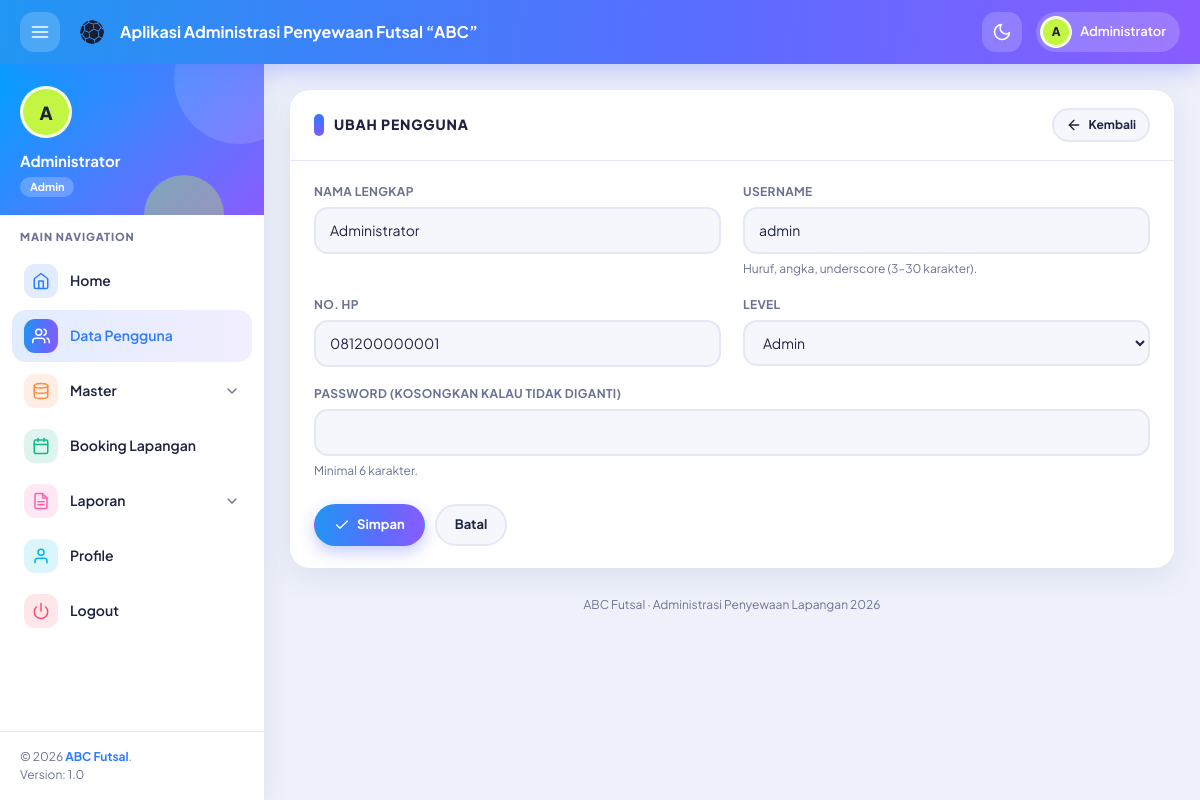
The app's page /index.php?page=pengguna&aksi=ubah&id=1 (signed in) with its own data.
### tables this page shows
CREATE TABLE `pengguna` (
  `id_pengguna` int(11) NOT NULL,
  `nama_lengkap` varchar(100) NOT NULL,
  `username` varchar(30) NOT NULL,
  `password` varchar(255) NOT NULL,
  `no_hp` varchar(20) DEFAULT NULL,
  `level` enum('admin','pelanggan') NOT NULL DEFAULT 'pelanggan',
  `created_at` timestamp NOT NULL DEFAULT current_timestamp()
);

### page/pengguna/ubah.php (called while the page is built, shortened)
<?php
$id = (int)($_GET['id'] ?? 0);
$row = db_one("SELECT * FROM pengguna WHERE id_pengguna = ?", [$id]);
$d = [
    'nama_lengkap' => $row['nama_lengkap'],
    'username' => $row['username'],
    'no_hp' => (string)$row['no_hp'],
    'level' => $row['level'],
];
$edit = true;
$judul_form = 'UBAH PENGGUNA';
include __DIR__ . "/_form.php";

### page/pengguna/_form.php (the view, shortened to what this page needs)
<div class="card">
    <div class="header">
        <h2><?= e($judul_form) ?></h2>
        <div class="header-actions"><a class="btn btn-light btn-sm" href="?page=pengguna"><?= ikon('back') ?> Kembali</a></div>
    </div>
    <div class="body">
        <form method="post" autocomplete="off">
            <div class="form-grid">
                <div class="form-group">
                    <label for="nama_lengkap">Nama Lengkap</label>
                    <input class="form-control" id="nama_lengkap" name="nama_lengkap" value="<?= e($d['nama_lengkap']) ?>" required>
                </div>
                <div class="form-group">
                    <label for="username">Username</label>
                    <input class="form-control" id="username" name="username" value="<?= e($d['username']) ?>" required>
                    <span class="form-hint">Huruf, angka, underscore (3–30 karakter).</span>
                </div>
                <div class="form-group">
                    <label for="no_hp">No. HP</label>
                    <input class="form-control" id="no_hp" name="no_hp" value="<?= e($d['no_hp']) ?>" placeholder="08xxxxxxxxxx">
                </div>
                <div class="form-group">
                    <label for="level">Level</label>
                    <select class="form-control" id="level" name="level">
                        <option value="admin" <?= $d['level'] === 'admin' ? 'selected' : '' ?>>Admin</option>
                    </select>
                </div>
                <div class="form-group full">
                    <label for="password">Password <?= $edit ? '(kosongkan kalau tidak diganti)' : '' ?></label>
                    <input class="form-control" type="password" id="password" name="password" <?= $edit ? '' : 'required' ?> autocomplete="new-password">
                    <span class="form-hint">Minimal 6 karakter.</span>
                </div>
            </div>
            <div class="form-actions">
                <button class="btn btn-primary" type="submit"><?= ikon('check') ?> Simpan</button>
                <a class="btn btn-light" href="?page=pengguna">Batal</a>
            </div>
        </form>
    </div>
</div>

### css/style.css (style rules this page uses)
:root { --bg: #eef1f9; --card: #ffffff; --text: #1d2340; --muted: #6b7394; --line: #e4e8f4; --side: #ffffff; --primary: #2f7bff; --primary-2: #7c5cff; --lime: #c4f542; --pink: #ff5fa8; --ok: #12b886; --warn: #ffb020; --danger: #ff4d6d; --soft: #f5f7fd; --shadow: 0 8px 30px rgba(47, 80, 160, 0.1); --radius: 20px; --nav-h: 64px; --side-w: 264px; --grad: linear-gradient(95deg, #2196f3 0%, #5b6cff 60%, #8a5cff 100%); }
* { box-sizing: border-box; }
html { scroll-behavior: smooth; }
body { margin: 0; font-family: "Plus Jakarta Sans", "Segoe UI", system-ui, -apple-system, Roboto, sans-serif; font-size: 14px; line-height: 1.5; color: var(--text); background: var(--bg); -webkit-font-smoothing: antialiased; }
a { color: var(--primary); text-decoration: none; }
h1, h2, h3, h4 { margin: 0; line-height: 1.25; }
.card { background: var(--card); border-radius: var(--radius); box-shadow: var(--shadow); margin-bottom: 22px; overflow: hidden; }
.card > .header { display: flex; align-items: center; justify-content: space-between; gap: 12px; flex-wrap: wrap; padding: 18px 24px; border-bottom: 1px solid var(--line); }
.card > .header h2 { font-size: 14px; font-weight: 800; letter-spacing: 0.06em; text-transform: uppercase; color: var(--text); display: flex; align-items: center; gap: 10px; }
.card > .header h2::before { content: ""; width: 10px; height: 22px; border-radius: 6px; background: linear-gradient(var(--primary), var(--primary-2)); }
.card > .body { padding: 22px 24px; }
.header-actions { display: flex; gap: 8px; flex-wrap: wrap; }
.btn { display: inline-flex; align-items: center; justify-content: center; gap: 7px; padding: 9px 18px; border-radius: 99px; border: 2px solid transparent; cursor: pointer; font: inherit; font-weight: 700; font-size: 13px; color: #fff; background: var(--primary); transition: transform 0.15s, box-shadow 0.2s, filter 0.2s; }
.btn-primary { background: var(--grad); box-shadow: 0 6px 16px rgba(91, 108, 255, 0.35); color: #fff; }
.btn-light { background: var(--soft); color: var(--text); border-color: var(--line); }
.btn-sm { padding: 6px 12px; font-size: 12px; }
.form-grid { display: grid; grid-template-columns: repeat(2, 1fr); gap: 18px 22px; }
.form-group { display: flex; flex-direction: column; gap: 6px; }
.form-group.full { grid-column: 1 / -1; }
.form-group label { font-weight: 700; font-size: 12px; color: var(--muted); letter-spacing: 0.03em; text-transform: uppercase; }
.form-control { width: 100%; padding: 11px 14px; border-radius: 14px; border: 2px solid var(--line); background: var(--soft); color: var(--text); font: inherit; font-size: 14px; outline: none; transition: border-color 0.2s, box-shadow 0.2s, background 0.2s; }
.form-hint { font-size: 12px; color: var(--muted); }
.form-actions { display: flex; gap: 10px; margin-top: 24px; flex-wrap: wrap; }

### records on screen
pengguna: nama_lengkap "Administrator", username "admin", no_hp "081200000001", level "Admin"

### other values on screen
inisial($user['nama']) "A"
$user['nama'] "Administrator"
$user['level'] "Admin"
$judul_form "UBAH PENGGUNA"
